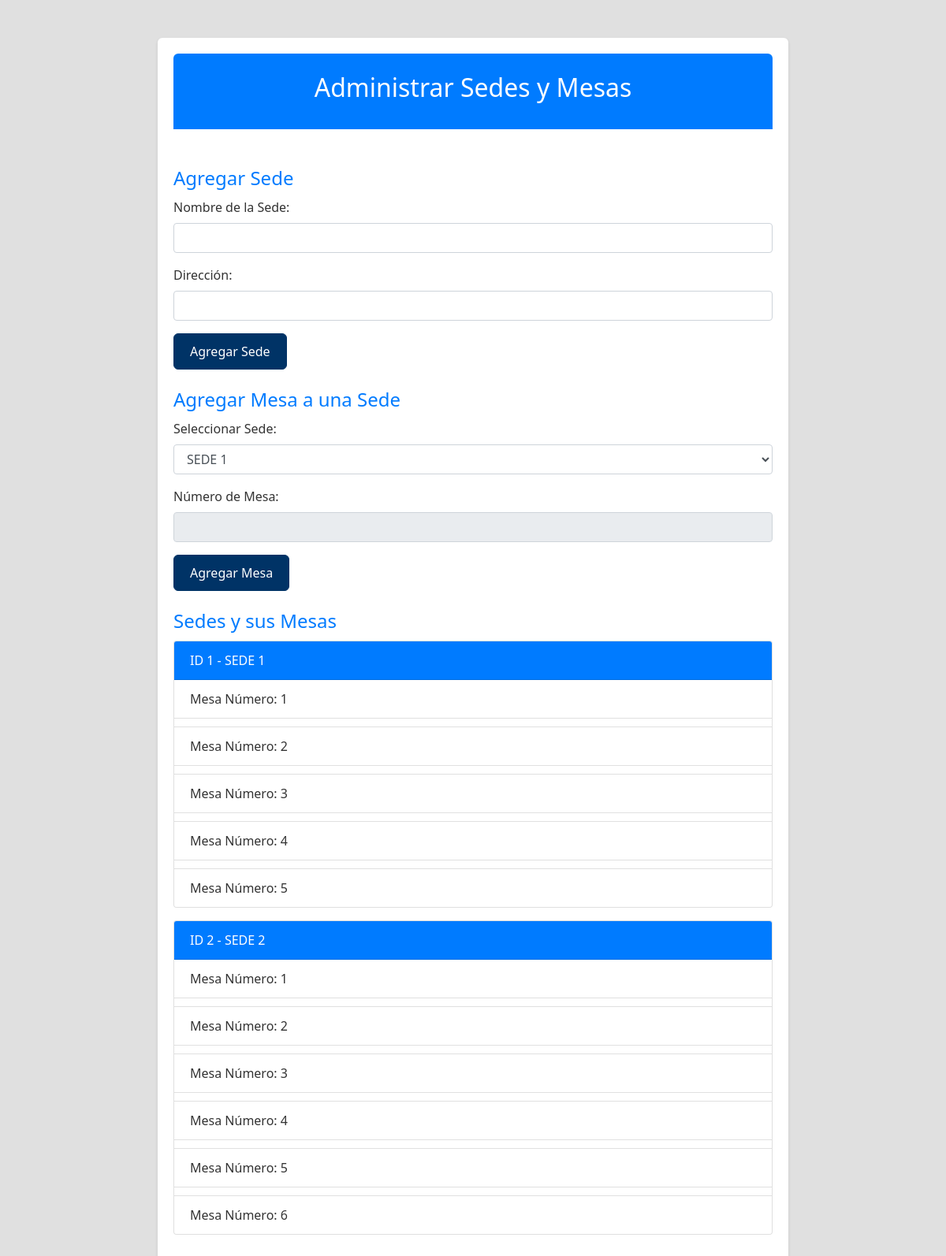
The app's page /agregar_sede, older data.
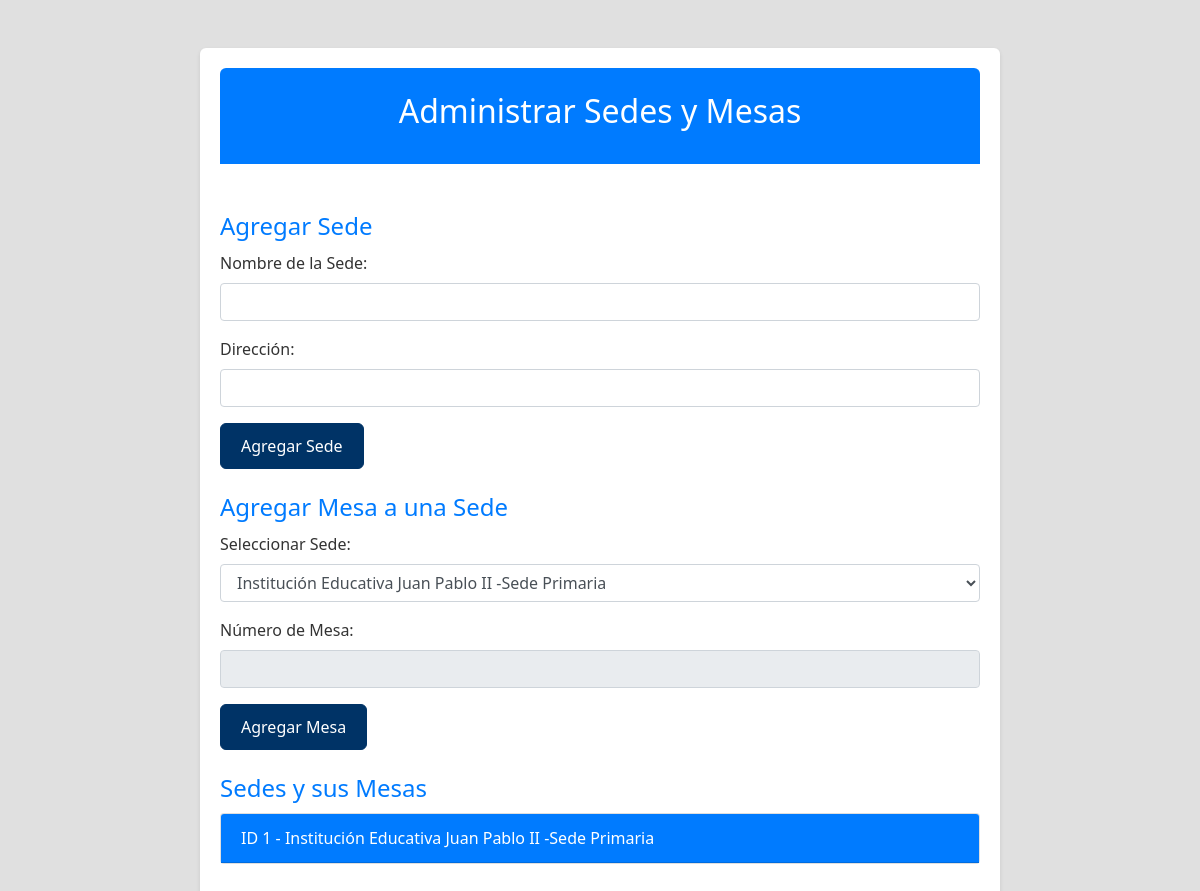
The same page, newer data.
### app.py (models this page shows)
class Sede(db.Model):
    id = db.Column(db.Integer, primary_key=True)
    nombre = db.Column(db.String(100), nullable=False)
    direccion = db.Column(db.String(200), nullable=False)

class Mesa(db.Model):
    id = db.Column(db.Integer, primary_key=True)
    sede_id = db.Column(db.Integer, db.ForeignKey('sede.id'), nullable=False)
    mesa_numero = db.Column(db.Integer, nullable=False)
    sede = db.relationship('Sede', backref=db.backref('mesas', lazy=True))

### app.py (the view, shortened to what this page needs)
@app.route('/agregar_sede', methods=['GET', 'POST'])
def agregar_sede():
    sedes = Sede.query.all()
    mesas = Mesa.query.all()
    return render_template('administrar_sedes_mesas.html', sedes=sedes, mesas=mesas)

### app.py (called while the page is built)
@app.context_processor
def utility_processor():
    def enumerar(iterable, start=0):
        return enumerate(iterable, start)
    return dict(enumerar=enumerar)

### templates/administrar_sedes_mesas.html (shortened to what this page needs)
<!DOCTYPE html>
<html lang="en">
<head>
    <link rel="stylesheet" href="https://stackpath.bootstrapcdn.com/bootstrap/4.3.1/css/bootstrap.min.css">
    <link rel="stylesheet" href="{{ url_for('static', filename='styles.css') }}">
</head>
<body>
    <div class="container mt-5">
        <header class="text-center bg-primary text-white py-4" style="border-radius: 6px 6px 0 0;">
            <h1>Administrar Sedes y Mesas</h1>
        </header>
        <div class="mt-5">
            <form method="post" action="{{ url_for('agregar_sede') }}" class="mb-4">
                <h2 class="text-primary">Agregar Sede</h2>
                <div class="form-group">
                    <label for="nombre_sede">Nombre de la Sede:</label>
                    <input type="text" id="nombre_sede" name="nombre_sede" class="form-control mb-2" required>
                </div>
                <div class="form-group">
                    <label for="direccion">Dirección:</label>
                    <input type="text" id="direccion" name="direccion" class="form-control mb-2" required>
                </div>
                <button type="submit" class="btn btn-primary">Agregar Sede</button>
            </form>
            <form method="post" action="{{ url_for('agregar_mesas') }}" class="mb-4">
                <h2 class="text-primary">Agregar Mesa a una Sede</h2>
                <div class="form-group">
                    <label for="sede_id">Seleccionar Sede:</label>
                    <select id="sede_id" name="sede_id" class="form-control mb-2" required>
                        {% for sede in sedes %}
                        <option value="{{ sede.id }}">{{ sede.nombre }}</option>
                        {% endfor %}
                    </select>
                </div>
                <div class="form-group">
                    <label for="mesa_numero">Número de Mesa:</label>
                    <input type="number" id="mesa_numero" name="mesa_numero" class="form-control mb-2" required
                        readonly>
                </div>
                <button type="submit" class="btn btn-primary">Agregar Mesa</button>
            </form>
            <h2 class="text-primary">Sedes y sus Mesas</h2>
            {% if sedes %}
            {% for sede in sedes %}
            <div class="card mb-3">
                <div class="card-header bg-primary text-white">
                    ID {{ sede.id }} - {{ sede.nombre }}
                </div>
                <ul class="list-group list-group-flush">
                    {% for mesa in sede.mesas %}
                    <li class="list-group-item">Mesa Número: {{ mesa.mesa_numero }}</li>
                    {% endfor %}
                </ul>
            </div>
            {% endfor %}
            {% else %}
            <p>No se han agregado sedes ni mesas todavía.</p>
            {% endif %}
        </div>
    </div>
</body>
</html>

### static/styles.css (style rules this page uses)
:root { --primary-color: #003366; --secondary-color: #ffcc00; --background-color: #e0e0e0; --text-color: #333333; --white-color: #ffffff; --highlight-color: #0078d7; }
body { font-family: 'Segoe UI', Tahoma, Geneva, Verdana, sans-serif; background-color: var(--background-color); margin: 0; padding: 0; color: var(--text-color); }
.container { max-width: 800px; margin: 0 auto; padding: 20px; background-color: var(--white-color); box-shadow: 0 2px 4px rgba(0, 0, 0, 0.1); border-radius: 6px; }
header { background-color: var(--primary-color); color: var(--white-color); padding: 20px; text-align: center; width: 100%; }
h1, h2 { margin: 0; padding-bottom: 10px; }
h1 { font-size: 2rem; }
h2 { color: var(--primary-color); font-size: 1.5rem; }
.btn-primary { background-color: var(--primary-color); border-color: var(--primary-color); color: var(--white-color); border-radius: 6px; padding: 10px 20px; transition: background-color 0.3s, border-color 0.3s; }

Row changes from the older to the newer data that the page shows:
removed Mesa: mesa_numero "1"
removed Mesa: mesa_numero "2"
removed Mesa: mesa_numero "3"
removed Mesa: mesa_numero "4"
removed Mesa: mesa_numero "5"
removed Sede: id "2", nombre "SEDE 2"
removed Mesa: mesa_numero "1", shown under "2"
removed Mesa: mesa_numero "2"
removed Mesa: mesa_numero "3", shown under "2"
removed Mesa: mesa_numero "4", shown under "2"
removed Mesa: mesa_numero "5", shown under "2"
removed Mesa: mesa_numero "6", shown under "2"
changed Sede id 1: nombre "SEDE 1" → "Institución Educativa Juan Pablo II -Sede Primaria"
Text that changed along with them:
form field sede_id: "SEDE 1" → "Institución Educativa Juan Pablo II -Sede Primaria"
